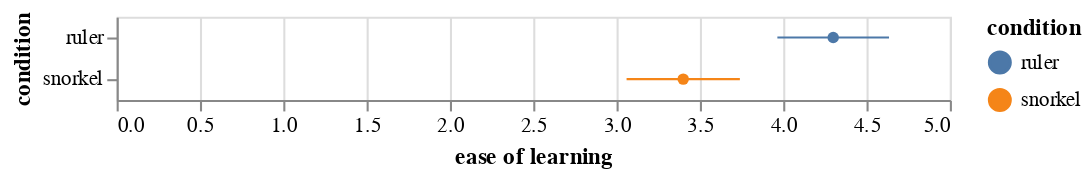

Notebook cell for this chart:
### Markdown cell above
We got a large effect size for the significace of the difference in **ease of use**.  Now, we move on to **ease of learning**.

#### Ease of learning

### Code cell
error_bars = alt.Chart(df_q).mark_errorbar(extent='stderr').encode(
  x=alt.X('ease of learning:Q'),
  y=alt.Y('condition:N'),
    color=alt.Color('condition:N', sort=['ruler'])
)

points = alt.Chart(df_q).mark_point(filled=True).encode(
  x=alt.X('ease of learning:Q', aggregate='mean'),
  y=alt.Y('condition:N'),
 color=alt.Color('condition:N', sort=['ruler'])
)

error_bars + points

### Figure 1 — Vega-Lite specification as saved in the notebook (floating-point values rounded to 4 significant figures)
{"config": {"view": {"continuousWidth": 400, "continuousHeight": 300}}, "layer": [{"mark": {"type": "errorbar", "extent": "stderr"}, "encoding": {"color": {"type": "nominal", "field": "condition", "sort": ["ruler"]}, "x": {"type": "quantitative", "field": "ease of learning"}, "y": {"type": "nominal", "field": "condition"}}}, {"mark": {"type": "point", "filled": true}, "encoding": {"color": {"type": "nominal", "field": "condition", "sort": ["ruler"]}, "x": {"type": "quantitative", "aggregate": "mean", "field": "ease of learning"}, "y": {"type": "nominal", "field": "condition"}}}], "data": {"name": "data-bf287e31fd84c14b647e1d12f1a39ff4"}, "$schema": "https://vega.github.io/schema/vega-lite/v4.8.1.json", "datasets": {"data-bf287e31fd84c14b647e1d12f1a39ff4": [{"condition": "ruler", "overall satisfaction": 4, "ease of use": 4, "expressivity": 2, "ease of learning": 4, "feedback": "", "how to improve": "1. summary panel for labeling function helping to group and delete/add LFs. 2. adding LFs not by examples should be combined", "other": "", "comments": "", "participant": "p7"}, {"condition": "snorkel", "overall satisfaction": 3, "ease of use": 2, "expressivity": 5, "ease of learning": 4, "feedback": "", "how to improve": "", "other": "", "comments": "", "participant": "p7"}, {"condition": "ruler", "overall satisfaction": 5, "ease of use": 5, "expressivity": 5, "ease of learning": 5, "feedback": "I wonder if I should have added more functions more quickly and done more pruning given the diffs.\n\nI do think that organizing labelling functions into concepts helped quite a bit. However, users who are using concepts to organize their functions (and thus modifying their concepts over time) would want to see diffs for the statistics after each concept modification.", "how to improve": "Below are the bugs we discussed. I am not suggesting they all need to be fixed :).\n1. When I submitted a value modification for a concept row, the span annotations in the text did not update unless a new span could be identified in the text after the modification. Example: changing \"firearm\" to \"fire\" would cause the annotations to update, but a change from \"firearm\" to \"filkjwerlkjsdf\" would not cause an update.\n2. I could not delete concept rows.\n\nBelow are some possible improvements I can think of:\n1. I wasn't always sure when a concept modification had taken effect. It would be nice if there were some indication in the UI that the concept modification was in fact affect the output.\n2. We could show a plot of the historical performance of the model over time. The plot could be a multi-line chart of statistics in the top-right corner on the y-axis and the chronological change id on the x-axis. Then, if a user were to click on a point in the plot, they would see a modal that would ask them if they would like to download the model from that point in time.\n3. It would be nice to see class-specific statistics for snorkel's labelling model.\n4. Should we give the user the option to select \"weighted average\" or \"simple average\" for the statistics on the entire development set?\n5. I do think that organizing labelling functions into concepts helped quite a bit. Users who are using concepts to organize their functions (and thus modifying their concepts over time) would want to see diffs for the statistics after each concept modification.", "other": "I thought it was conducted very well!", "comments": "Thanks!", "participant": "p3"}, {"condition": "snorkel", "overall satisfaction": 4, "ease of use": 4, "expressivity": 5, "ease of learning": 4, "feedback": "What worked:\n1. Writing my own functions to analyze why labeling functions were making incorrect predictions\n2. I didn't have time to do this, but I would have probably analyzed the model performance metrics myself. We ran into a problem where we weren't entirely sure how the metrics were being calculated, and so I would probably calculate them myself to have complete understanding.", "how to improve": "They may already have this, but I would add the ability to pass in your own metric definitions to the evaluation step", "other": "The study was great! I would use the \"Table of Contents (2)\" extension to enable the users to more easily navigate the Jupyter Notebook.\n\nhttps://jupyter-contrib-nbextensions.readthedocs.io/en/latest/nbextensions/toc2/README.html\n\nhttps://jupyter-contrib-nbextensions.readthedocs.io/en/latest/", "comments": "We were having trouble determining why Snorkel was telling us we had classified 94 positive results correctly and 0 incorrectly but achieved only 47% accuracy. I think Snorkel was saying we correctly labeled 94 of the 94 actual positive examples, and 47% of the examples we identified as positive were actually positive. In other words, Snorkel was telling us that our recall was 100% and our precision was 47%.", "participant": "p3"}, {"condition": "snorkel", "overall satisfaction": 3, "ease of use": 2, "expressivity": 5, "ease of learning": 2, "feedback": "It was hard to write complex functions because of the time limit. I wanted to see overall statistics of the term frequency, but I was not able to check the statistics easily in time.\nSo, I just used simple keyword matching as labeling functions", "how to improve": "I would show statistics about term frequency to users to help writing labeling functions. Also, I would like to make some helper functions to get synonyms and antonyms easily available, so that a user can improve coverage of simple keyword-matching strategy.", "other": "Tutorial and explanations were thorough. The researcher remained unbiased and objective.", "comments": "", "participant": "p9"}, {"condition": "ruler", "overall satisfaction": 4, "ease of use": 5, "expressivity": 4, "ease of learning": 5, "feedback": "I tried to construct concepts with relevant keywords for each label. This strategy worked for certain label (spam) but didn't work well for another label (not spam). I also tried to build rules based on entity labels, but it didn't work well.", "how to improve": "I'd add the 'not have' condition. It was hard to find out 'must-have' keywords for the 'not spam' label. I'd like to add some statistical characteristics (word count, text length) of a data record and synthesize in/equalities using them.", "other": "", "comments": "", "participant": "p9"}, {"condition": "snorkel", "overall satisfaction": 3, "ease of use": 3, "expressivity": 4, "ease of learning": 4, "feedback": "I'm used using Python, but I usually need to double check many of the commands syntax, so it makes the process of generating the rules a little bit slower.", "how to improve": "The pre-defined functions provided by the responsible for the experiment helped a lot. Having more pre-defined functions would be very useful (even for programmers).", "other": "I liked it.", "comments": "", "participant": "p4"}, {"condition": "ruler", "overall satisfaction": 5, "ease of use": 5, "expressivity": 4, "ease of learning": 5, "feedback": "I enjoyed using the tool! I could quickly define a set of rules with reasonable Precision/Recall over the available data. It would take much longer to get to the same performance without the help of Ruler. \nOne type of rule that I could not create is for negative examples. I tried to create a rule that would be a negative example of spam. In the controlled experiment scenario (as it is a binary classification task) I could get the same effect by set the \"negative example rule\" for one class as a \"positive example\" rule to the other class.\nAlso, I tried to create a rule (based on my domain knowledge) that was not specifically associated to a instance, but I could not.", "how to improve": "Allowing the addition of:\n1)  \"negative examples rules\";\n2) general rules (not associated to any specific example);\n3) a \"python window\" in which you could use python code (as used in Snorkel), thus explore best of both worlds (the easiness and speed of current Ruler, and the expressiveness of Snorkel)", "other": "", "comments": "", "participant": "p4"}, {"condition": "ruler", "overall satisfaction": 5, "ease of use": 4, "expressivity": 4, "ease of learning": 3, "feedback": "Work\n1. The tool can capture keyword-based functions. \n2. The tool supports AND and OR operators. \n\nDidn't work\n1. Some terms are not well-defined (e.g. Concept).\n2. The tool lacks step-by-step documents.  ", "how to improve": "1. Give formal definitions to key terms. \n2. Prepare a step-by-step tutorial.  ", "other": "The tool is cool. ", "comments": "", "participant": "p6"}, {"condition": "snorkel", "overall satisfaction": 4, "ease of use": 4, "expressivity": 4, "ease of learning": 2, "feedback": "Worked\n1. Snorkel supports python that I am familiar with. \n2. Snorkel enables me to leverage programming skills to label data.\n\nDidn't work\n1. Snorkel is coding intensive that I have to run multiple Snorkel cells to evaluate labelling functions. \n2. Snorkel does not instantly evaluate labeling functions. I have to rerun evaluation codes each time I update labeling functions. ", "how to improve": "1. Reduce unnecessary coding as much as possible. \n2. Make the evaluation of labeling functions instant. ", "other": "The Snorkel tool is cool. ", "comments": "", "participant": "p6"}, {"condition": "ruler", "overall satisfaction": 3, "ease of use": 5, "expressivity": 3, "ease of learning": 5, "feedback": "", "how to improve": "", "other": "", "comments": "", "participant": "p5"}, {"condition": "snorkel", "overall satisfaction": 5, "ease of use": 4, "expressivity": 5, "ease of learning": 5, "feedback": "", "how to improve": "", "other": "", "comments": "", "participant": "p5"}, {"condition": "ruler", "overall satisfaction": 4, "ease of use": 3, "expressivity": 4, "ease of learning": 2, "feedback": "Categorizing tokens was hard.for me", "how to improve": "When I mouse over token(s), I wished I had a popup to categorize it", "other": "", "comments": "It was great exercise for me! thank you!", "participant": "p0"}, {"condition": "snorkel", "overall satisfaction": 5, "ease of use": 4, "expressivity": 5, "ease of learning": 4, "feedback": "I firstly write functions so that recalls get high.", "how to improve": "If non-essential codes (e.g. evaluation codes) were defined out of the notebooks, they would be more easy to understand.", "other": "", "comments": "Great experiments! I will look into snorkel as I have some ML tasks. Thanks!", "participant": "p0"}, {"condition": "snorkel", "overall satisfaction": 2, "ease of use": 3, "expressivity": 4, "ease of learning": 3, "feedback": "", "how to improve": "", "other": "", "comments": "", "participant": "p1"}, {"condition": "ruler", "overall satisfaction": 4, "ease of use": 5, "expressivity": 4, "ease of learning": 4, "feedback": "I noticed that my label accuracy did not constantly improving: first improves and then drops. Maybe this is just an extreme case, but I feel it is important to validate if other users also show similar trend.", "how to improve": "Scalability: the system becomes slower towards the end. Further optimization & approximation could be considered.", "other": "", "comments": "", "participant": "p1"}, {"condition": "snorkel", "overall satisfaction": 2, "ease of use": 2, "expressivity": 4, "ease of learning": 2, "feedback": "My strategy was to directly take a look at examples and came up with salient words/phrases to write down keyword-based labeling functions. ", "how to improve": "I was confused with the metric shown in the second block of the Apply function section. The comment \"Don't worry\" was not enough for me to disregard the value. :p\n\nMy work was going back and forth between labeling function, applying function and training a classifier. I would be helpful if the cells that the user runs are compiled into a single function (on a single cell) so I could simply call the function.\n\nFor example, prepare a function that traverses the namespace to list up any functions that begin with lf (or a longer prefix if it conflicts with something).\n", "other": "The instructions are clear and the user study is organized well. I'm curious about the (psychological) effect of the time limit and being monitored/recorded.\n\nI may not pay attention but the input argument `x` of each labeling function was not clear at the beginning, which took a couple of minutes to figure out.", "comments": "", "participant": "p2"}, {"condition": "ruler", "overall satisfaction": 4, "ease of use": 5, "expressivity": 3, "ease of learning": 5, "feedback": "My strategy is simply adding salient words/phrases of each class while monitoring the dev set performance. As I added labeling functions, I tried to create more detailed rules as I progress.", "how to improve": "1)\nIt was not very intuitive how the system makes use of the labeling functions I made. What I was confused is when I saw the recall of class 0 dropped after adding labeling function for class 0. I had to conduct label-function engineering to figure out the best combination.\n\n2)\nAs I asked during the user study, it would be helpful if I could directly add rules that are not activated by the current example (which I could with Snorkel.)\n\n3)\nSomehow, it seems that the data has more positive examples than negative examples. It will be helpful if the system has a search function to retrieve a negative example (that contains certain words etc.)\n\n4)\nI found several examples from which I didn't want to create labeling functions, but I would like to simply label the examples. This may be for the user study but only allowing the user to create labeling functions may not be the best way.\n\n5)\nSimilarly, in practice, it should be better having a base classifier/base dictionary as a starting point. For example (I worked on a sentiment analysis task today), using a pre-trained classifier (trained on other sentiment classifier dataset) and/and/or using sentiment dictionary that contains words with sentiment polarity information. I feel like what I did with the system is approximately close to reconstructing an affective dictionary from scratch (tuned toward the dataset, in one sense.)\n", "other": "The user study was well organized and instructions were clear.\n\nI'm wondering if the user study randomly shuffles the order of methods. Although two tools/datasets are different, I feel like I was more prepared to work on the task.", "comments": "", "participant": "p2"}, {"condition": "snorkel", "overall satisfaction": 3, "ease of use": 4, "expressivity": 2, "ease of learning": 4, "feedback": "I tried to create a bunch of labeling functions on filtering by certain tokens at beginning and see how each works; then I modified those that turn out to have most wrong labels and got better results. Also I tried to have labeling functions on length and non-letters of the text, which seems to be not very useful. I should have tried to ensemble the labeling functions, which would have improve the coverage a lot.", "how to improve": "Providing more stats/exploration options in terms of helping the user improve coverage. Instead of simply showing overlapping and conflicts, it would be better to see the samples and stats of two LFs by their overlap or conflict. Also it could automatically search for ensembling the labeling functions and provide suggestions to the user.", "other": "", "comments": "", "participant": "p8"}, {"condition": "ruler", "overall satisfaction": 4, "ease of use": 4, "expressivity": 2, "ease of learning": 5, "feedback": "I think it is task dependent. For sentiment analysis, the coverage of labeling functions on certain tokens or phrases can be relatively small and may not be accurate as there are many variants in the phrase and the negation would affect the result. ", "how to improve": "Like snorkel, I think auto suggestions on improving the coverage of LFs could be very helpful. And it may be useful to allow users combine LFs or edit LFs in python in order to reduce the execution time and to be more flexible for users with coding experience. The regex concept should be very useful but I only use it for several times, and I think it would be great if the tool can suggest regex expressions based on user's annotation.", "other": "I feel that there could be 10-15 more time after the tutorial for users to play with the tool on the example task. In both user studies I figured out ways to improve the performance shortly after it is finished.", "comments": "", "participant": "p8"}]}}
